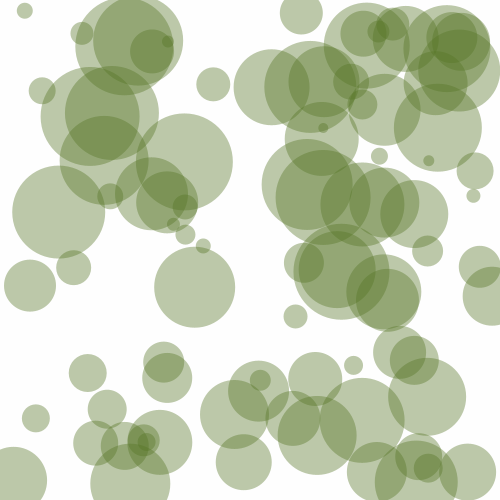
Frame 1 (no input)
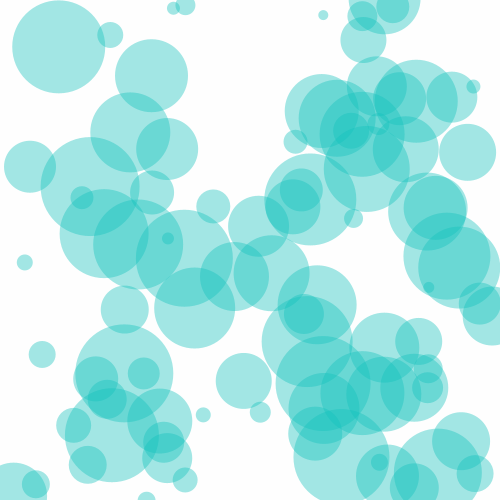
Frame 60 (the mouse pressed at the canvas centre just before this capture)
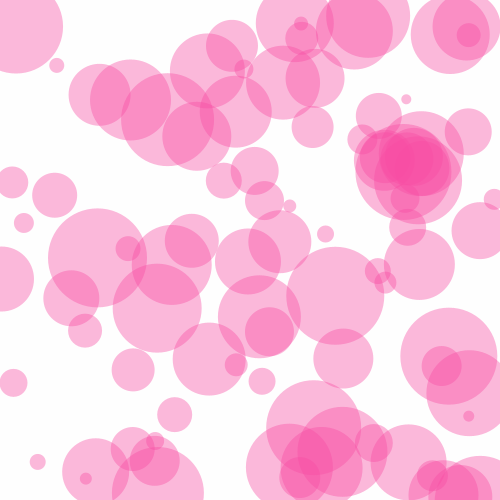
Frame 120 (the mouse held since frame 60 and released just before this capture)

The Processing sketch that drew these frames (run headless with seeded random() and noise(); from frame 60 on, the mouse is pressed at the canvas centre):

// Processing sketch: processing_105514
// ── processing_105514.pde

int numCircle = 90;

float[] circleX = new float [numCircle];
float [] circleY = new float [numCircle];

float [] speedX = new float [numCircle];
float [] speedY = new float [numCircle];





void setup() {
  size(500, 500); 
  smooth(); 
  noStroke(); 
  colorMode(RGB, 256);


  for (int i = 0; i < numCircle; i++) { 
    circleX[i] = random(width); 
    circleY[i] = random(height); 

    speedX[i] = random (-3, 5);
    speedY[i] = random (-5, 8);
  }
}





void draw() {

  background (255);
  fill(random(250),random(250),random(250),100);


  for (int i= 0; i<numCircle; i++) {
    
    if(mousePressed == true) 
    
    circleX[i]= circleX [i] + speedX[i];
    circleY[i]= circleY [i] + speedY[i];

    if(circleX[i] >= width) {
      speedX[i] = speedX[i] *-1;
    }

    if(circleY[i] >=height) {

      speedY[i] = speedY[i] *-1;
    }

    if(circleX[i] <= 0) {
      speedX[i] = speedX[i] *-1;
    }

    if(circleY[i] <= 0) {

      speedY[i] = speedY[i] *-1;
    }




    ellipse(circleX[i],circleY[i], i+10, i+10);
  }
}
